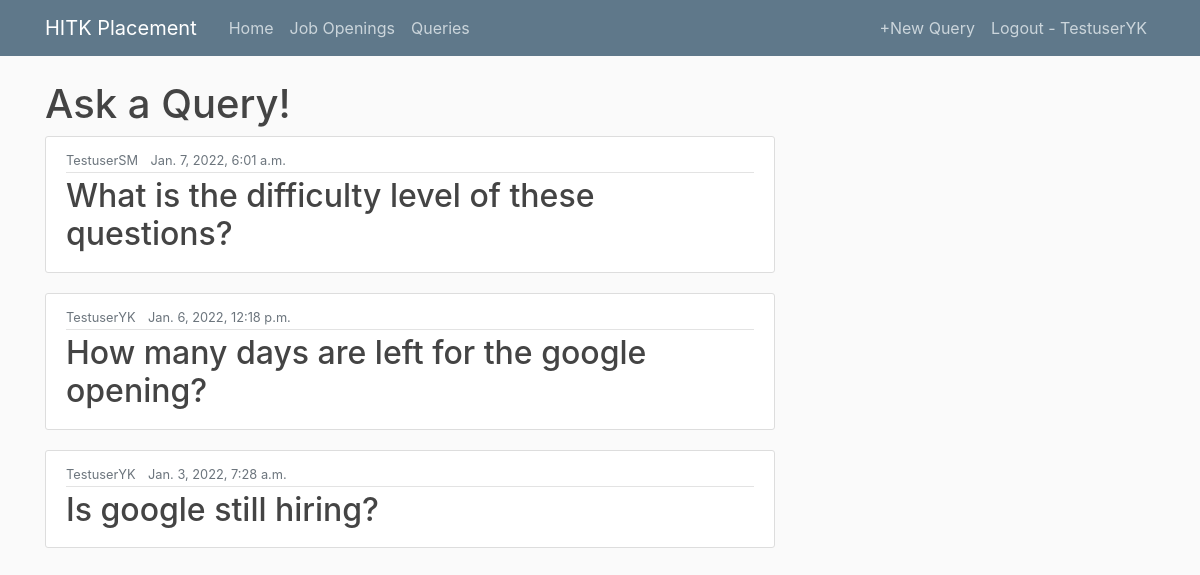
The app's page /askAQuery/ (signed in) with its own data.
### askAQuery/models.py (models this page shows, shortened)
class Query(models.Model):
	question = models.CharField(max_length=500)
	author = models.ForeignKey(User,on_delete=models.CASCADE)
	datePosted = models.DateTimeField(default=timezone.now)
	description = models.TextField()

### askAQuery/views.py (the view)
# urls.py: path('', views.listView, name='placement-website-askAQuery'),
@login_required
def listView(request):
    queries = Query.objects.all().order_by('-datePosted')
    context = {
        'title' : 'Queries',
        'queries' : queries,
    }
    return render(request,'askAQuery/listView.html',context)

### askAQuery/templates/askAQuery/listView.html
{% extends "home/base.html" %}
{% block content %}
    <h1>Ask a Query!</h1>
    {% for query in queries %}
        <article class="media content-section">
            <div class="media-body">
                <div class="article-metadata">
                    <small class="text-muted mr-2">{{ query.author }}</small>
                    <small class="text-muted">{{ query.datePosted }}</small>
                </div>
                <h2><a class="article-title" href="{% url 'query-detail' query.id %}">{{ query.question }}</a></h2>
            </div>
        </article>
    {% endfor %}
{% endblock content %}

### home/templates/home/base.html (shortened to what this page needs)
{% load static %}
<!DOCTYPE html>
<html>
    <head>
        <link rel="stylesheet" href="https://stackpath.bootstrapcdn.com/bootstrap/4.3.1/css/bootstrap.min.css">
        <link rel="stylesheet" type="text/css" href="{% static 'home/main.css' %}">
    </head>
    <body>
        <header class="site-header">
            <nav class="navbar navbar-expand-md navbar-dark bg-steel fixed-top">
                <div class="container">
                    <a class="navbar-brand mr-4" href="{% url 'placement-website-home' %}">HITK Placement</a>
                    <div class="collapse navbar-collapse" id="navbarToggle">
                        <div class="navbar-nav mr-auto">
                            <a class="nav-item nav-link" href="{% url 'placement-website-home' %}">Home</a>
                            {% if user.is_authenticated %}
                                <a class="nav-item nav-link" href="{% url 'placement-website-posts' %}">Job Openings</a>
                                <a class="nav-item nav-link" href="{% url 'placement-website-askAQuery' %}">Queries</a>
                            {% endif %}
                        </div>
                        <div class="navbar-nav">
                            {% if user.is_authenticated %}
                                <a class="nav-item nav-link" href="{% url 'query-create' %}">+New Query</a>
                                <a class="nav-item nav-link" href="{% url 'logout' %}">Logout - {{user.username}}</a>
                            {% else %}
                                <a class="nav-item nav-link" href="{% url 'login' %}">Login</a>
                                <a class="nav-item nav-link" href="{% url 'register' %}">Register</a>
                            {% endif %}
                        </div>
                    </div>
                </div>
            </nav>
        </header>
        <main role="main" class="container">
            <div class="row">
                <div class="col-md-8">
                    {% block content %}{% endblock %}
                </div>
            </div>
        </main>
    </body>
</html>

### home/static/home/main.css (style rules this page uses)
body { background: #fafafa; color: #333333; margin-top: 5rem; }
h1, h2, h3, h4, h5, h6 { color: #444444; }
.bg-steel { background-color: #5f788a; }
.site-header .navbar-nav .nav-link { color: #cbd5db; }
.content-section { background: #ffffff; padding: 10px 20px; border: 1px solid #dddddd; border-radius: 3px; margin-bottom: 20px; }
.article-title { color: #444444; }
.article-metadata { padding-bottom: 1px; margin-bottom: 4px; border-bottom: 1px solid #e3e3e3 }

### records on screen
Query: author "TestuserSM", datePosted "Jan. 7, 2022, 6:01 a.m.", question "What is the difficulty level of these questions?"
Query: author "TestuserYK", datePosted "Jan. 6, 2022, 12:18 p.m.", question "How many days are left for the google opening?"
Query: author "TestuserYK", datePosted "Jan. 3, 2022, 7:28 a.m.", question "Is google still hiring?"

### other values on screen
{{ user.username }} "TestuserYK"
